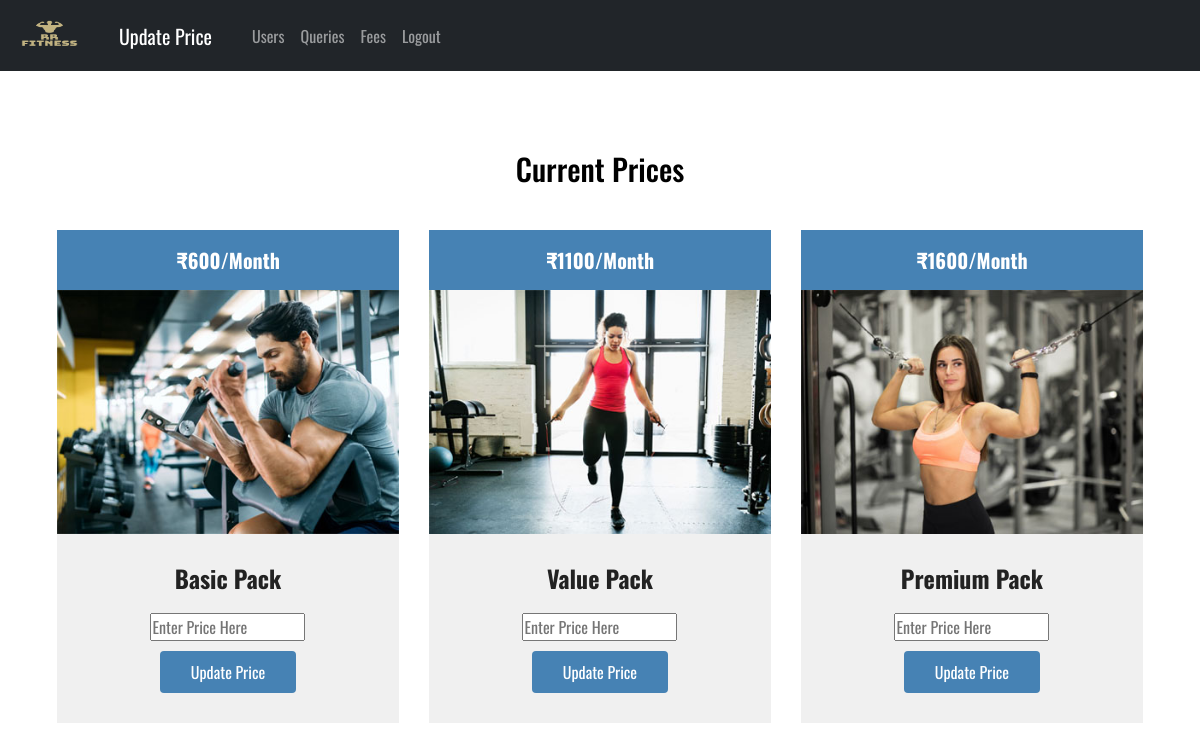
/updateprice.php (signed in), run on the app's committed database.
### tables this page shows
CREATE TABLE `plans` (
  `Planname` varchar(20) NOT NULL,
  `Price` int(10) NOT NULL
);

### updateprice.php (the view, shortened to what this page needs)
<?php
require_once 'include\dbmscon.php';
?>
<!DOCTYPE html>
<html lang="en">
<head>
   <link rel="stylesheet" href="css/style.css">
    <link href="https://cdn.jsdelivr.net/npm/bootstrap@5.1.3/dist/css/bootstrap.min.css" rel="stylesheet">
	<link rel="stylesheet" href="css/style3.css">
</head>
<body stle="background-color: #29669a;">
<nav class="navbar navbar-expand-lg navbar-dark bg-dark">
    <div class="container-fluid">
        <a class="navbar-brand">
            <img src="logo.png" alt="" width="75" height="45">
        </a>
        <a class="nav-link navbar-brand active " href="updateprice.php">Update Price</a>
        <div class="collapse navbar-collapse" id="navbarSupportedContent">
            <ul class="navbar-nav me-auto mb-2 mb-lg-0">
                <li class="nav-item">
                    <a class="nav-link " href="admin.php">Users</a>
                </li>
                <li class="nav-item">
                    <a class="nav-link " href="queries.php">Queries</a>
                </li>
                <li class="nav-item">
                    <a class="nav-link " href="fees.php">Fees</a>
                </li>
                <li class="nav-item">
                    <a class="nav-link " href="logout.php">Logout</a>
                </li>
            </ul>
        </div>
    </div>
    </nav>
	<section class="price-package" id="price">
		<div class="container">
			<h2>Current Prices</h2>
			<div class="content">
				<div class="box wow bounceInUp">
					<div class="inner">
						<div class="price-tag">
							<?php
							$sql="SELECT price FROM `plans` WHERE Planname ='Basic';";
							$result = mysqli_query($conn, $sql);
							$row = mysqli_fetch_assoc($result);
							echo "₹".$row['price']."/Month";
							?>
						</div>
						<div class="img">
							<img src="images/price1.jpg" alt="price" />
						</div>
						<div class="text">
							<h3>Basic Pack</h3>
                            <form action="" method="post">
                                <input type="number" name="price" id="" placeholder="Enter Price Here">
                                <br>
                                <button type="submit" class="btn" value="Basic" name="Update">Update Price</button>
                            </form>
						</div>
					</div>
				</div>
				<div class="box wow bounceInUp" data-wow-delay="0.2s">
					<div class="inner">
						<div class="price-tag">
						<?php
							$sql="SELECT price FROM `plans` WHERE Planname ='Value';";
							$result = mysqli_query($conn, $sql);
							$row = mysqli_fetch_assoc($result);
							echo "₹".$row['price']."/Month";
							?>
						</div>
						<div class="img">
							<img src="images/price2.jpg" alt="price" />
						</div>
						<div class="text">
							<h3>Value Pack</h3>
							<form action="" method="post">
                                <input type="number" name="price" id=""  placeholder="Enter Price Here">
                                <br>
                                <button type="submit" class="btn" value="Value" name="Update">Update Price</button>
                            </form>
						</div>
					</div>
				</div>
				<div class="box wow bounceInUp" data-wow-delay="0.4s">
					<div class="inner">
						<div class="price-tag">
						<?php
							$sql="SELECT price FROM `plans` WHERE Planname ='Premium';";
							$result = mysqli_query($conn, $sql);
							$row = mysqli_fetch_assoc($result);
							echo "₹".$row['price']."/Month";
							?>
						</div>
						<div class="img">
							<img src="images/price3.jpg" alt="price" />
						</div>
						<div class="text">
							<h3>Premium Pack</h3>
                            <form action="" method="post">
                                <input type="number" name="price" id="" placeholder="Enter Price Here">
                                <br>
                                <button type="submit" class="btn" value="Premium" name="Update" >Update Price</button>
                            </form>
						</div>
					</div>
				</div>
			</div>
		</div>
	</section>
</body>
</html>

### css/style.css (style rules this page uses)
body { margin:0; padding:0; overflow-x: hidden; }
* { box-sizing: border-box; margin:0; padding:0; font-family: 'Oswald', sans-serif; }
.container { max-width: 1170px; margin: auto; }
.price-package { padding: 80px 0px; background-color: #ffffff; }
.price-package h2 { font-size: 30px; font-weight: 500; color:#000000; padding: 0px 0px 20px; text-align: center; }
.price-package .content { -webkit-display: flex; display: flex; }
.price-package .content .box { flex:0 0 33.33%; max-width: 33.33%; padding: 15px; }
.price-package .content .box .inner { background-color: #f0f0f0; }
.price-package .content .box .inner .price-tag { padding: 15px; font-size: 20px; background-color: steelblue; color:#ffffff; text-align: center; font-weight: 700; }
.price-package .content .box .inner .text { padding:30px 15px; text-align: center; }
.price-package .content .box .inner .text h3 { font-size: 24px; color:#222222; margin:0; padding:0px 0px 20px; font-weight: 700; }
.price-package .content .box .inner .text .btn { padding: 8px 30px; background-color: steelblue; color: #ffffff; text-decoration: none; display: inline-block; border: 1px solid transparent; cursor: pointer; -webkit-transition: all .5s ease; transition: all .5s ease; margin-top: 10px; }
.price-package .content .box .inner .img img { width: 100%; }

### css/style3.css (style rules this page uses)
body { background-color: #29669a; }

### data on the page
plans: Price "600"
plans: Price "1100"
plans: Price "1600"
